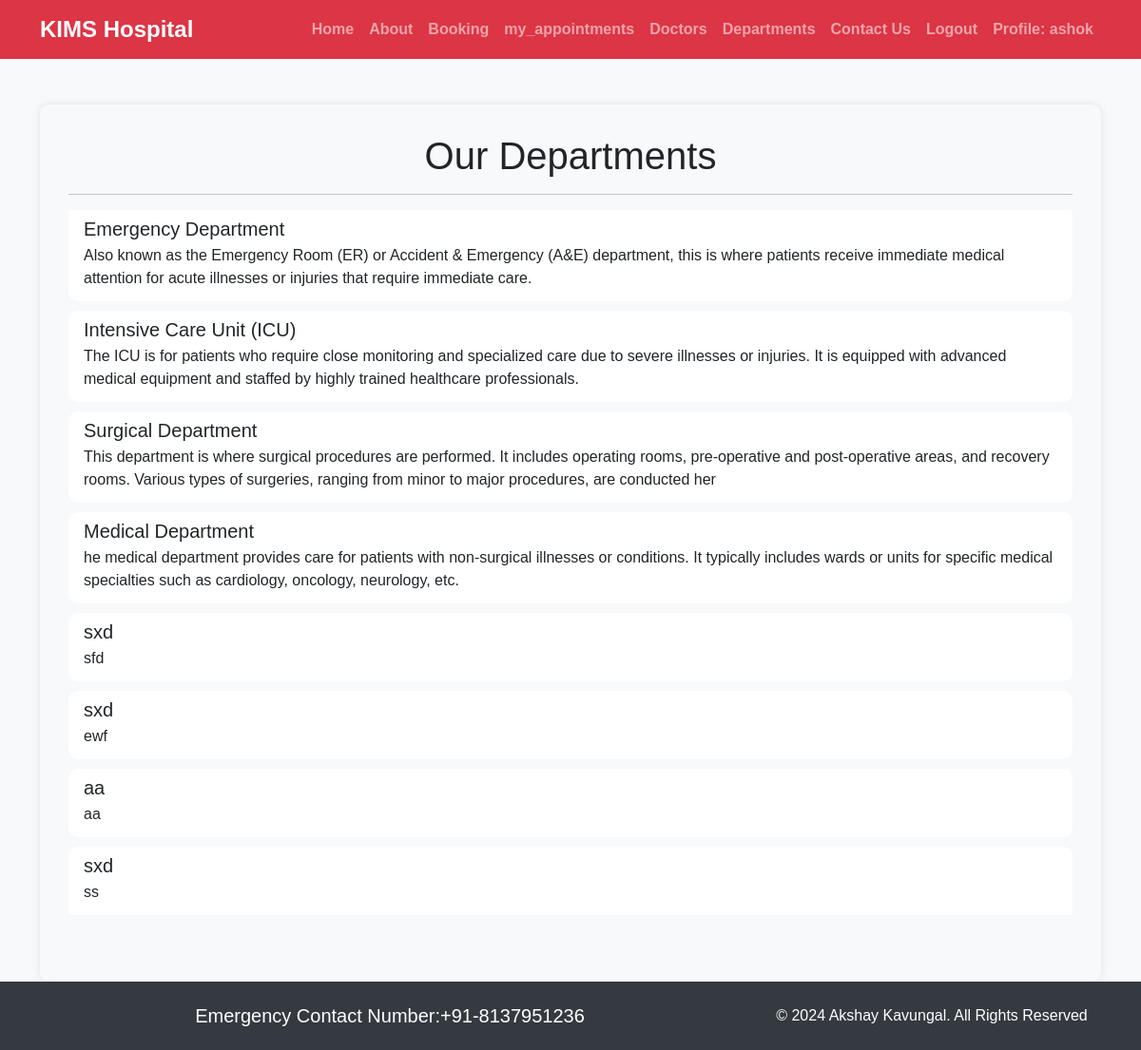
Page /departments/ (signed in) on the committed database.
### customer/models.py (models this page shows, shortened)
class Departments(models.Model):
    dep_name = models.CharField(max_length=100)
    dep_description = models.TextField()

### customer/views.py (the view)
# urls.py: path('departments/',views.departments,name='departments'),
def departments(request):
    dict_dept={
        'dept':Departments.objects.all()
    }
    return render(request,'customer/departments.html',dict_dept)

### templates/customer/departments.html (shortened to what this page needs)
{% extends 'customer/base.html' %}
{% block content %}
<div class="container profile-container">
    <h1 class="text-center">Our Departments</h1>
    <hr>
    <div class="list-group">
        {% for d in dept %}
        <a href="#" class="list-group-item list-group-item-action">
            <div class="d-flex w-100 justify-content-between">
                <h5 class="mb-1">{{ d.dep_name }}</h5>
            </div>
            <p class="mb-1">{{ d.dep_description }}</p>
        </a>
        {% empty %}
        <div class="list-group-item">
            No departments available.
        </div>
        {% endfor %}
    </div>
</div>
{% endblock %}

### templates/customer/base.html (shortened to what this page needs)
{% load static %}
<!DOCTYPE html>
<html lang="en">
<head>
  <link rel="stylesheet" href="https://cdn.jsdelivr.net/npm/bootstrap@5.1.3/dist/css/bootstrap.min.css">
  <link rel="stylesheet" href="https://use.fontawesome.com/releases/v5.2.0/css/all.css">
  <link rel="stylesheet" href="{% static '/css/style2.css' %}">
  <link rel="stylesheet" href="{% static '/css/form_page.css' %}">
  <link rel="stylesheet" href="{% static '/css/profile.css' %}">
  <link rel="stylesheet" href="{% static '/css/appo_list.css' %}">
</head>
<body>
  <nav class="navbar navbar-expand-md navbar-dark bg-danger">
    <div class="container">
      <a class="navbar-brand" href="#">KIMS Hospital</a>
      <div class="collapse navbar-collapse justify-content-end" id="navbarNav">
        <ul class="navbar-nav">
          <li class="nav-item">
            <a class="nav-link" href="{% url 'customerdashboard' %}">Home</a>
          </li>
          <li class="nav-item">
            <a class="nav-link" href="{% url 'about' %}">About</a>
          </li>
          <li class="nav-item">
            <a class="nav-link" href="{% url 'booking' %}">Booking</a>
          </li>
          <li class="nav-item">
            <a class="nav-link" href="{% url 'my_appointments' %}">my_appointments</a>
          </li>
          <li class="nav-item">
            <a class="nav-link" href="{% url 'doctors' %}">Doctors</a>
          </li>
          <li class="nav-item">
            <a class="nav-link" href="{% url 'departments' %}">Departments</a>
          </li>
          <li class="nav-item">
            <a class="nav-link" href="{% url 'contact' %}">Contact Us</a>
          </li>
          <li class="nav-item">
            <a class="nav-link" href="{% url 'logout' %}">Logout</a>
          </li>
          <li class="nav-item">
            <a class="nav-link"  href="{% url 'profile' %}"> {% if user.is_authenticated %} Profile: {{user.username}}
              {%endif%}</a>
          </li>
        </ul>
      </div>
    </div>
  </nav>
  <div class="container mt-5 flex-grow-1">
    {% block content %}{% endblock %}
  </div>
  <footer class="pt-4 pb-4 text-center ">
    <div class="container">
      <div class="row">
        <div class="col-md-8">
          <h5 class="mb-0">Emergency Contact Number:+91-8137951236</h5>
        </div>
        <div class="col-md-4">
          <p class="mb-0">© 2024 Akshay Kavungal. All Rights Reserved</p>
        </div>
      </div>
    </div>
  </footer>
</body>
</html>

### static/css/profile.css (style rules this page uses)
.profile-container { background-color: #f8f9fa; padding: 30px; border-radius: 10px; box-shadow: 0 0 10px rgba(0, 0, 0, 0.1); margin: 0 auto; }

### static/css/appo_list.css (style rules this page uses)
.list-group { margin-bottom: 30px; }
.list-group-item { border: none; border-radius: 10px; margin-bottom: 10px; }
.list-group-item h5 { margin-bottom: 5px; }
.list-group-item p { margin-bottom: 5px; }

### templates/customer/base.html (style rules this page uses)
body { background-color: #f8f9fa; font-family: Arial, sans-serif; display: flex; flex-direction: column; min-height: 100vh; }
.navbar-brand { font-size: 1.5rem; font-weight: bold; }
.nav-link { color: #fff; font-weight: bold; }
footer { background-color: #343a40; color: #fff; width: 100%; }

### rows in the picture
Departments: dep_name "Emergency Department", dep_description "Also known as the Emergency Room (ER) or Accident & Emergency (A&E) department, this is where patients receive immediate medical attention for acute illnesses or injuries that require immediate care."
Departments: dep_name "Intensive Care Unit (ICU)", dep_description "The ICU is for patients who require close monitoring and specialized care due to severe illnesses or injuries. It is equipped with advanced medical equipment and staffed by highly trained healthcare professionals."
Departments: dep_name "Surgical Department", dep_description "This department is where surgical procedures are performed. It includes operating rooms, pre-operative and post-operative areas, and recovery rooms. Various types of surgeries, ranging from minor to major procedures, are conducted her"
Departments: dep_name "Medical Department", dep_description "he medical department provides care for patients with non-surgical illnesses or conditions. It typically includes wards or units for specific medical specialties such as cardiology, oncology, neurology, etc."
Departments: dep_name "sxd", dep_description "sfd"
Departments: dep_name "sxd", dep_description "ewf"
Departments: dep_name "aa", dep_description "aa"
Departments: dep_name "sxd", dep_description "ss"

### other values in the picture
{{ user.username }} "ashok"
